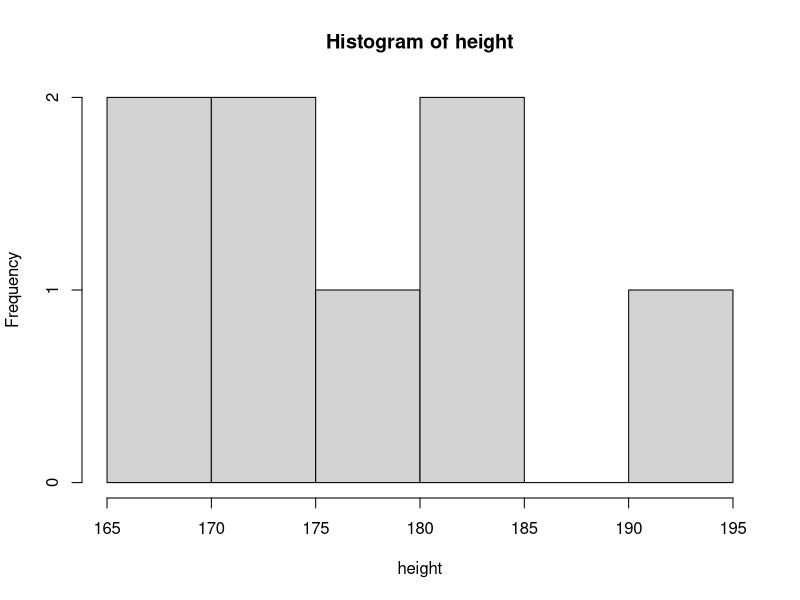

This figure's R source:
#exercise 1

#suppose we have measurements of the heights for 8 individuals (in cm)
#perform a simple descriptive analysis:

# 1. store the data as a numeric vector

height <- c(184.0, 174.2, 166.6, 193.2, 173.8, 166.4, 175.4, 183.3)

# 2. calculate the mean and median height

mean(height)
median(height)

# 3. describe the variability in the data by the standard deviation

sd(height)

# 4. visualize the data using a histogram

hist(height)

#write a script to perform these steps
#annotate the script in such a way that someone else who is not familiar with R
#will be able to understand the steps you have taken the perform this analysis